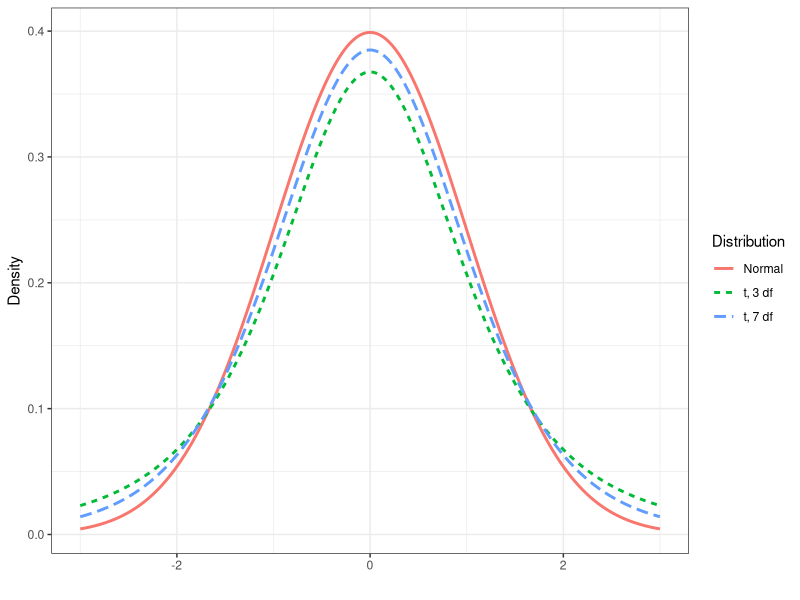
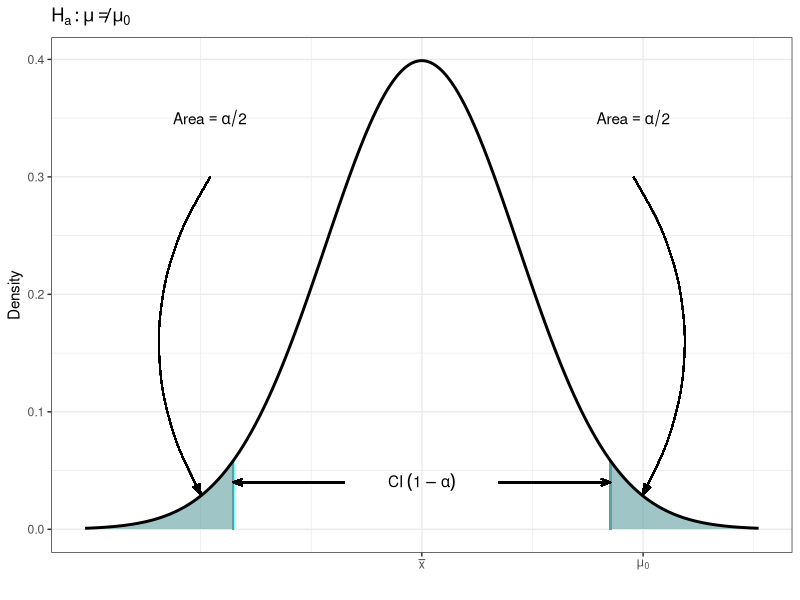
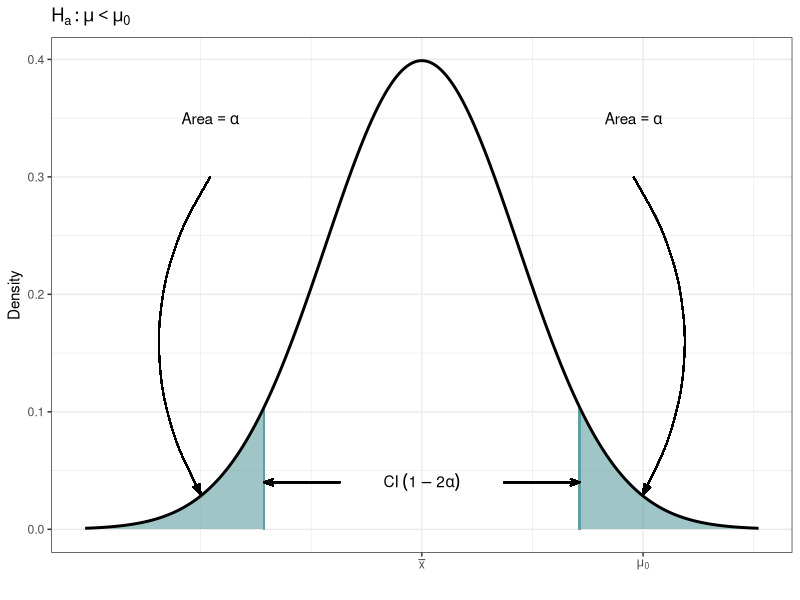
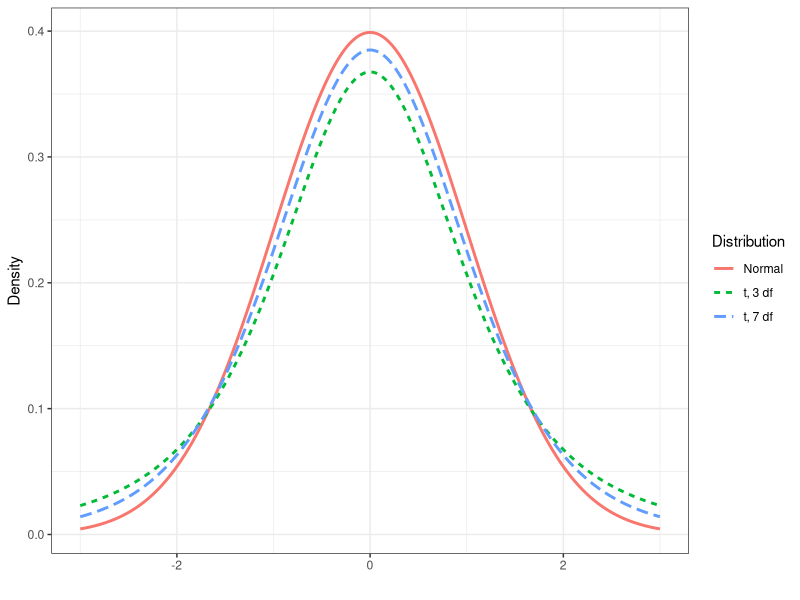
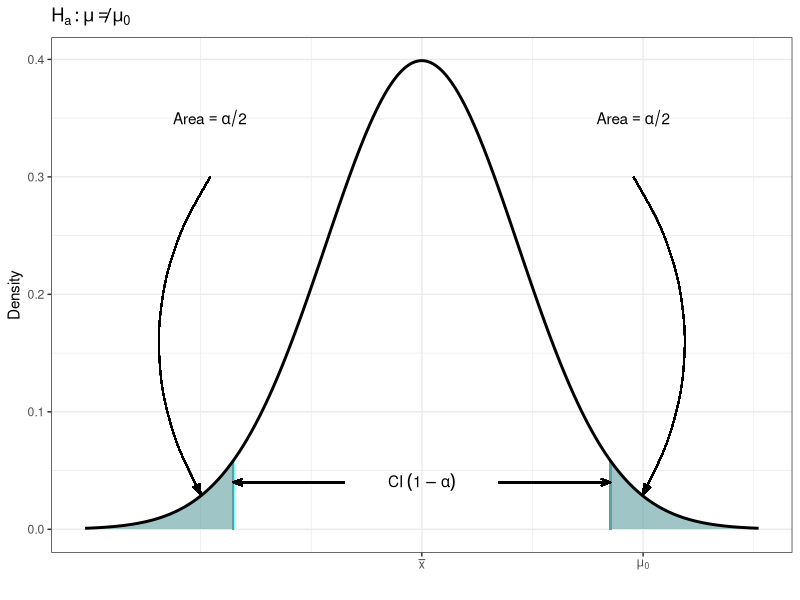
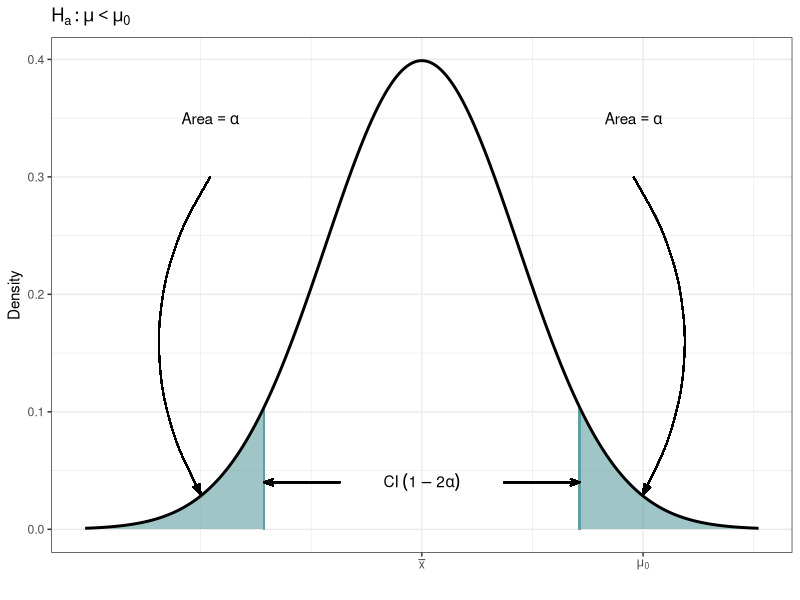

The R script that drew these images, in order:
## ---- chunk 1
knitr::opts_chunk$set(echo = TRUE,
                      warning=FALSE)

library(tidyverse)

##alpha.str <- "\U03B1"
## ---- chunk 2
x <- seq(-3, 3, length=1000)
y.norm <- dnorm(x)
y.t1 <- dt(x, 3)
y.t2 <- dt(x, 7)
td <- data.frame(x=rep(x,3), y=c(y.norm, y.t1, y.t2), 
                 Distribution=c(rep("Normal",1000), rep("t, 3 df",1000), rep("t, 7 df", 1000)))

g.td <- ggplot(td, aes(x=x, y=y, color=Distribution, linetype=Distribution))
g.td <- g.td + geom_line(size=1)
g.td <- g.td + theme_bw() + xlab("") + ylab("Density")

g.td

ggsave('../wk09_t_dist.png', width=4.5, height=3, units = "in")
## ---- chunk 3
x <- seq(-3.5, 3.5, length=1000)
y <- dnorm(x)
ci.2 <- data.frame(x=x, y=y)

g.ci.2 <- ggplot(ci.2, aes(x=x, y=y))

# Upper
g.ci.2 <- g.ci.2 + geom_area(data=ci.2[ci.2$x> 1.96,], fill='cadetblue', alpha=.6)
g.ci.2 <- g.ci.2 + geom_area(data=ci.2[ci.2$x< -1.96,], fill='cadetblue', alpha=.6)
g.ci.2 <- g.ci.2 + geom_segment(aes(x=1.96, y=0, xend=1.96, yend=dnorm(1.96)), color="cadetblue")
g.ci.2 <- g.ci.2 + geom_segment(aes(x=-1.96, y=0, xend=-1.96, yend=dnorm(-1.96)), color="cadetblue")
g.ci.2 <- g.ci.2 + geom_line(size=1)
g.ci.2 <- g.ci.2 + scale_x_continuous(breaks=c( 0, 2.3), 
                                        labels=expression(bar(x), mu[0]))
g.ci.2 <- g.ci.2 + annotate("text", x=0, y=.04, label=expression(paste("CI ", (1-alpha))))
g.ci.2 <- g.ci.2 + geom_segment(aes(x=-.8, y=.04, xend=-1.96, yend=.04),
                                arrow=arrow(angle=20, length=unit(.1,"in"), type="open"))
g.ci.2 <- g.ci.2 + geom_segment(aes(x=.8, y=.04, xend=1.96, yend=.04),
                                arrow=arrow(angle=20, length=unit(.1,"in"), type="open"))
g.ci.2 <- g.ci.2 + annotate("text", x=2.2, y=.35, label=expression("Area" == alpha / 2))
g.ci.2 <- g.ci.2 + geom_curve(aes(x=2.2, y=.3, xend=2.3, yend=.03), curvature = -.3,
                                arrow=arrow(angle=20, length=unit(.1,"in"), type="closed"))
g.ci.2 <- g.ci.2 + annotate("text", x=-2.2, y=.35, label=expression("Area" == alpha / 2))
g.ci.2 <- g.ci.2 + geom_curve(aes(x=-2.2, y=.3, xend=-2.3, yend=.03), curvature = .3,
                                arrow=arrow(angle=20, length=unit(.1,"in"), type="closed"))
g.ci.2 <- g.ci.2 + theme_bw() +xlab("") + ylab("Density") + ggtitle(expression(H[a]: mu != mu[0]))
g.ci.2


ggsave('../wk09_two_ci.png', width=4.5, height=2, units = "in")
## ---- chunk 4
x <- seq(-3.5, 3.5, length=1000)
y <- dnorm(x)
ci.1 <- data.frame(x=x, y=y)

g.ci.1 <- ggplot(ci.2, aes(x=x, y=y))

# Upper
g.ci.1 <- g.ci.1 + geom_area(data=ci.1[ci.1$x> 1.64,], fill='cadetblue', alpha=.6)
g.ci.1 <- g.ci.1 + geom_area(data=ci.1[ci.1$x< -1.64,], fill='cadetblue', alpha=.6)
g.ci.1 <- g.ci.1 + geom_segment(aes(x=1.64, y=0, xend=1.64, yend=dnorm(1.64)), color="cadetblue")
g.ci.1 <- g.ci.1 + geom_segment(aes(x=-1.64, y=0, xend=-1.64, yend=dnorm(-1.64)), color="cadetblue")
g.ci.1 <- g.ci.1 + geom_line(size=1)
g.ci.1 <- g.ci.1 + scale_x_continuous(breaks=c( 0, 2.3), 
                                      labels=expression(bar(x), mu[0]))
g.ci.1 <- g.ci.1 + annotate("text", x=0, y=.04, label=expression(paste("CI ", (1-2 * alpha))))
g.ci.1 <- g.ci.1 + geom_segment(aes(x=-.85, y=.04, xend=-1.64, yend=.04),
                                arrow=arrow(angle=20, length=unit(.1,"in"), type="open"))
g.ci.1 <- g.ci.1 + geom_segment(aes(x=.85, y=.04, xend=1.64, yend=.04),
                                arrow=arrow(angle=20, length=unit(.1,"in"), type="open"))
g.ci.1 <- g.ci.1 + annotate("text", x=2.2, y=.35, label=expression("Area" == alpha))
g.ci.1 <- g.ci.1 + geom_curve(aes(x=2.2, y=.3, xend=2.3, yend=.03), curvature = -.3,
                              arrow=arrow(angle=20, length=unit(.1,"in"), type="closed"))
g.ci.1 <- g.ci.1 + annotate("text", x=-2.2, y=.35, label=expression("Area" == alpha))
g.ci.1 <- g.ci.1 + geom_curve(aes(x=-2.2, y=.3, xend=-2.3, yend=.03), curvature = .3,
                              arrow=arrow(angle=20, length=unit(.1,"in"), type="closed"))
g.ci.1 <- g.ci.1 + theme_bw() +xlab("") + ylab("Density") + ggtitle(expression(H[a]: mu < mu[0]))
g.ci.1


ggsave('../wk09_one_ci.png', width=4.5, height=2, units = "in")
